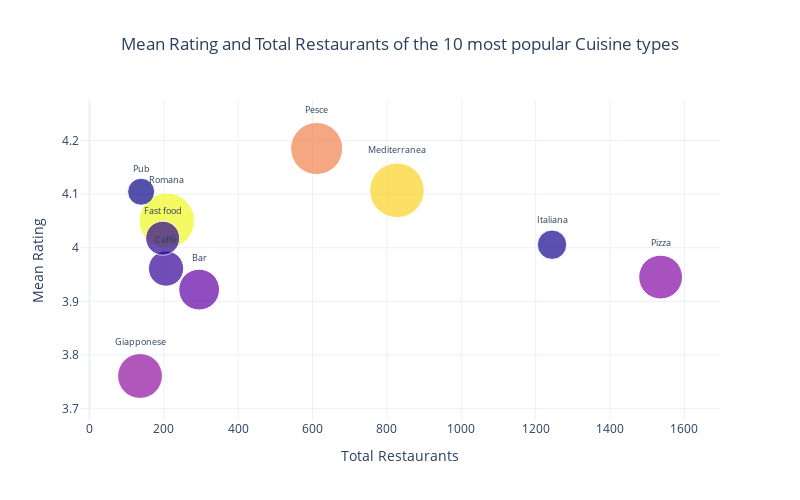

The code cell stored with this chart in its notebook:
### Code cell
fig = go.Figure(data=go.Scatter(x=agg_top10_cuisines_df['total_restaurants'], y=agg_top10_cuisines_df['mean_rating'],
                                mode='markers+text', marker=dict(size=np.log(agg_top10_cuisines_df['median_reviews_n'].astype('float64'))*10,
                                                                 color=agg_top10_cuisines_df['median_reviews_n']),
                                text=agg_top10_cuisines_df['first_cuisine'], textposition='top center', textfont=dict(size=9),
                                customdata=agg_top10_cuisines_df['median_reviews_n'],
                                hoverlabel=dict(namelength=0), # removes the trace number off to the side of the tooltip box
                                hovertemplate='<b>%{text}</b>:<br>%{x:,} total restaurants<br>%{y:.1f} mean rating<br>%{customdata} median revies'))
fig.update_layout(title='Mean Rating and Total Restaurants of the 10 most popular Cuisine types', template='plotly_white',
                  title_x=0.5, autosize=False, width=800, height=500)
fig['layout']['xaxis']['title'] = 'Total Restaurants'
fig['layout']['yaxis']['title'] = 'Mean Rating'
fig.show()

### Figure 1 — Plotly figure (JSON) as saved in the notebook; plotly's stock layout.template omitted (floating-point values rounded to 4 significant figures)
{"data": [{"customdata": [80, 19, 234, 182, 59, 256, 34, 30, 15, 88.5], "hoverlabel": {"namelength": 0}, "hovertemplate": "<b>%{text}</b>:<br>%{x:,} total restaurants<br>%{y:.1f} mean rating<br>%{customdata} median revies", "marker": {"color": [80, 19, 234, 182, 59, 256, 34, 30, 15, 88.5], "size": [43.82, 29.44, 54.55, 52.04, 40.78, 55.45, 35.26, 34.01, 27.08, 44.83]}, "mode": "markers+text", "text": ["Pizza", "Italiana", "Mediterranea", "Pesce", "Bar", "Romana", "Caffè", "Fast food", "Pub", "Giapponese"], "textfont": {"size": 9}, "textposition": "top center", "type": "scatter", "x": [1536, 1244, 827, 611, 295, 208, 206, 197, 139, 136], "y": [3.945, 4.006, 4.107, 4.185, 3.922, 4.051, 3.961, 4.018, 4.104, 3.761]}], "layout": {"autosize": false, "height": 500, "title": {"text": "Mean Rating and Total Restaurants of the 10 most popular Cuisine types", "x": 0.5}, "width": 800, "xaxis": {"title": {"text": "Total Restaurants"}}, "yaxis": {"title": {"text": "Mean Rating"}}}}
